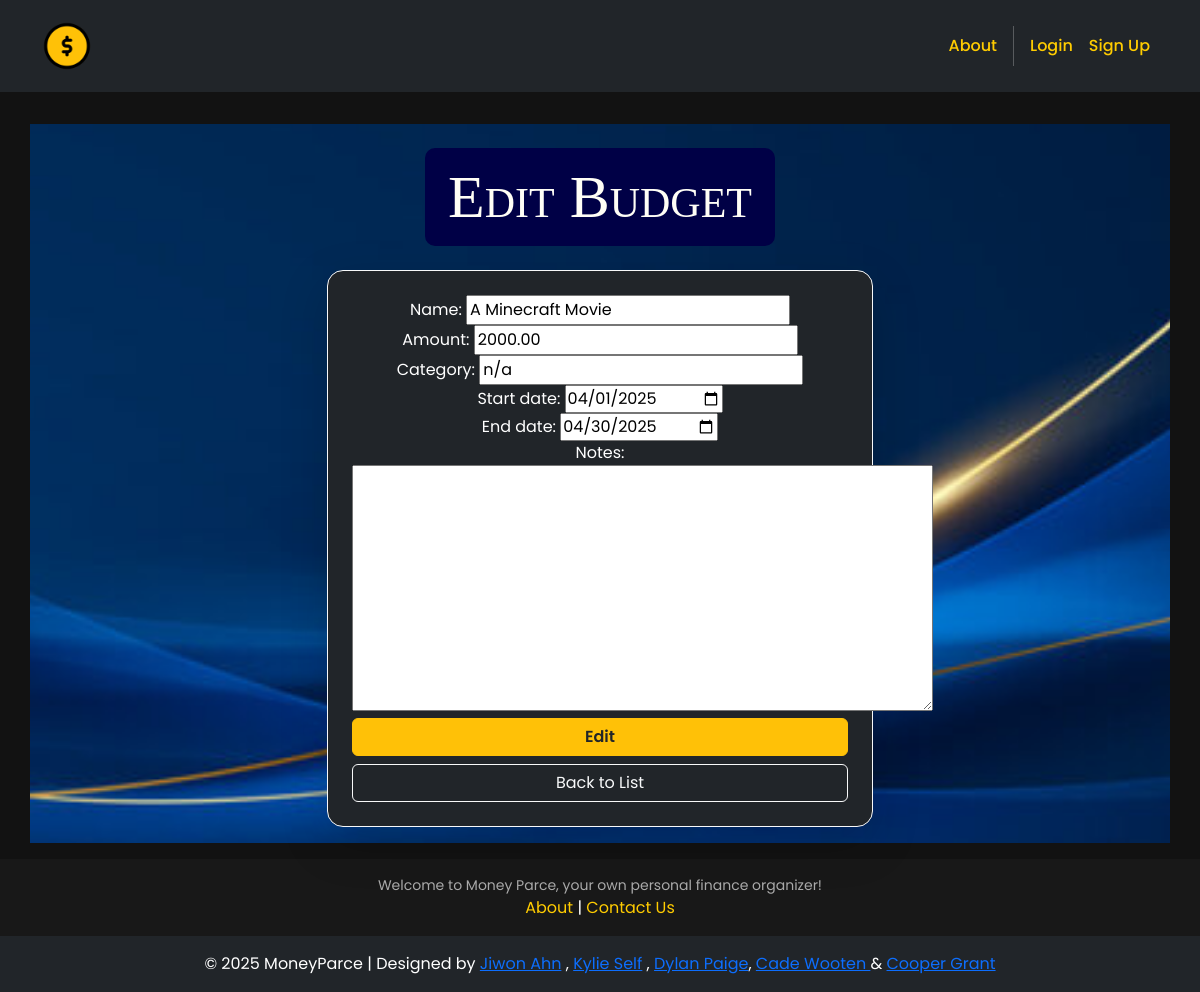
Page /budgets/edit/8/ on the committed database.
### budgets/models.py (models this page shows, shortened)
class Budget(models.Model):
    name = models.CharField(max_length=100)
    amount = models.DecimalField(max_digits=10, decimal_places=2)
    category = models.CharField(max_length=50)
    start_date = models.DateField()
    end_date = models.DateField()
    notes = models.TextField(blank=True)
    user = models.ForeignKey(User, on_delete=models.CASCADE)

### budgets/views.py (the view)
# urls.py: path('edit/<int:budget_id>/', views.edit_budget, name='edit_budget'),
def edit_budget(request, budget_id):
    budget = get_object_or_404(Budget, id=budget_id)
    if request.method == 'POST':
        form = BudgetForm(request.POST, instance=budget)
        if form.is_valid():
            form.save()
            return redirect('budget_list')
    else:
        form = BudgetForm(instance=budget)
    return render(request, 'budgets/budget_form.html', {'form': form, 'action': 'Edit'})

### budgets/forms.py (shortened to what this page needs)
class BudgetForm(forms.ModelForm):
    class Meta:
        model = Budget
        fields = ['name', 'amount', 'category', 'start_date', 'end_date', 'notes']
        widgets = {
            'start_date': forms.DateInput(attrs={'type': 'date'}),
            'end_date': forms.DateInput(attrs={'type': 'date'}),
        }

### budgets/templates/budgets/budget_form.html (shortened to what this page needs)
{% extends 'base.html' %}
{% block content %}
<div class="p-3">
  <div class="container">
    <div class="row mt-3">
      <div class="col-md-6 mx-auto mb-3">
        <br>
        <h2>{{ action }} Budget</h2>
        <br>
        <br>
        <div class="card shadow-lg p-4 bg-dark text-white border-light rounded-4">
          <form method="post">
            {{ form.as_p }}
            <div class="d-grid gap-2">
              <button class="btn btn-warning text-dark fw-semibold" type="submit">{{ action }}</button>
              <a href="{% url 'budget_list' %}" class="btn btn-outline-light">Back to List</a>
            </div>
          </form>
        </div>
      </div>
    </div>
  </div>
</div>
{% endblock %}

### moneyparce/static/css/style.css (style rules this page uses)
body { width: 100%; text-align: center; margin: auto; font-family: "Poppins", sans-serif; background-color: #121212; color: #ffffff; }
.bg-index, .row { background: url("/static/img/background.jpg") no-repeat center center fixed; background-size: cover; }
h2 { text-align: center; margin: auto; border: 3px solid rgb(0, 0, 70); border-radius: 10px; padding: 10px 20px; background-color: rgb(0, 0, 70); font-size: 60px; font-family: "Impact", fantasy; font-variant: small-caps; font-stretch: ultra-expanded; color: #FFFEF6; display: inline-block; }
p { width: 100%; text-align: center; margin: auto; color: #ffffff; }

### rows in the picture
Budget: name "A Minecraft Movie", amount "2000.00", category "n/a", start_date "04/01/2025", end_date "04/30/2025"

### other values in the picture
{{ action }} "Edit"
